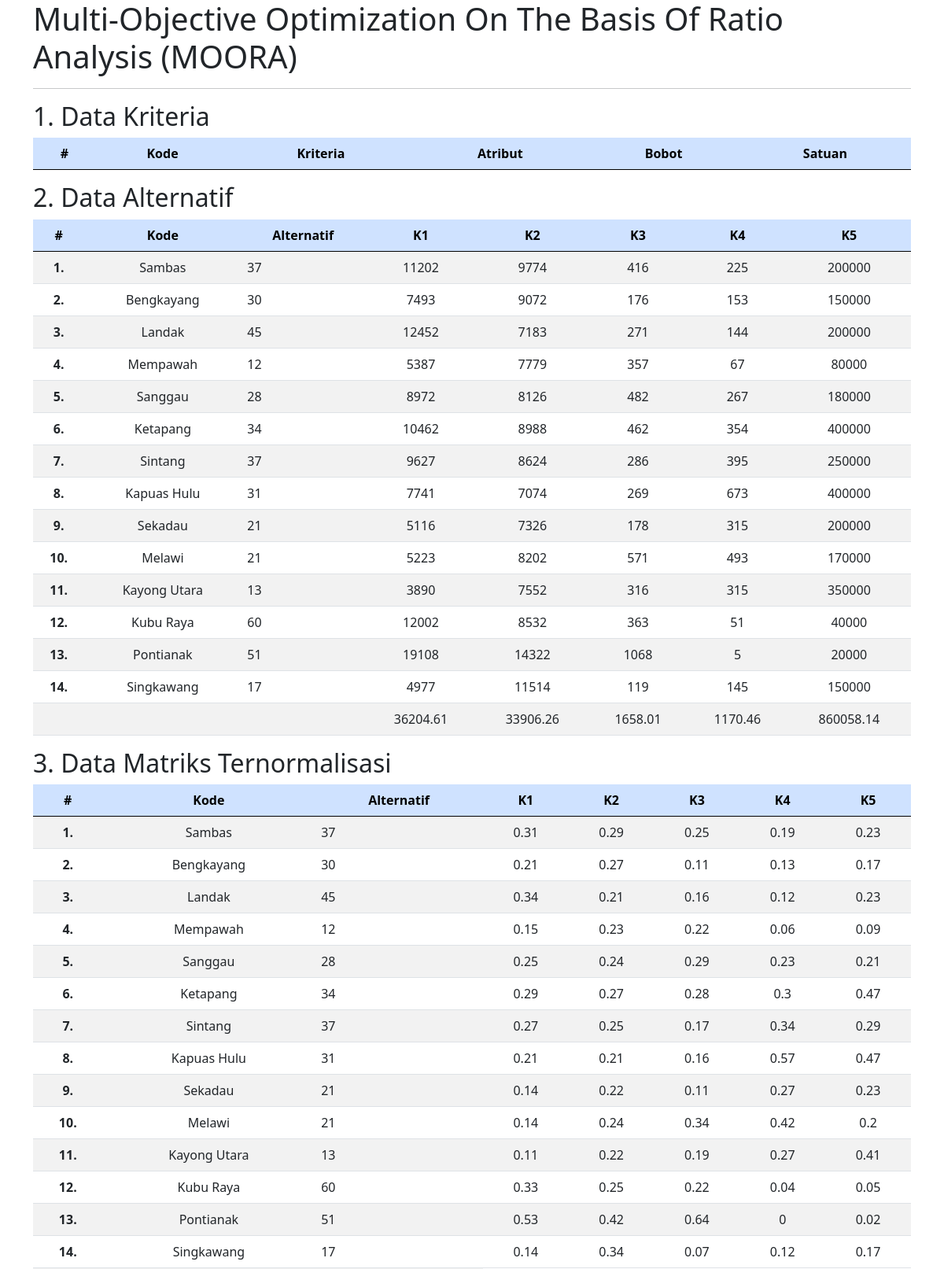
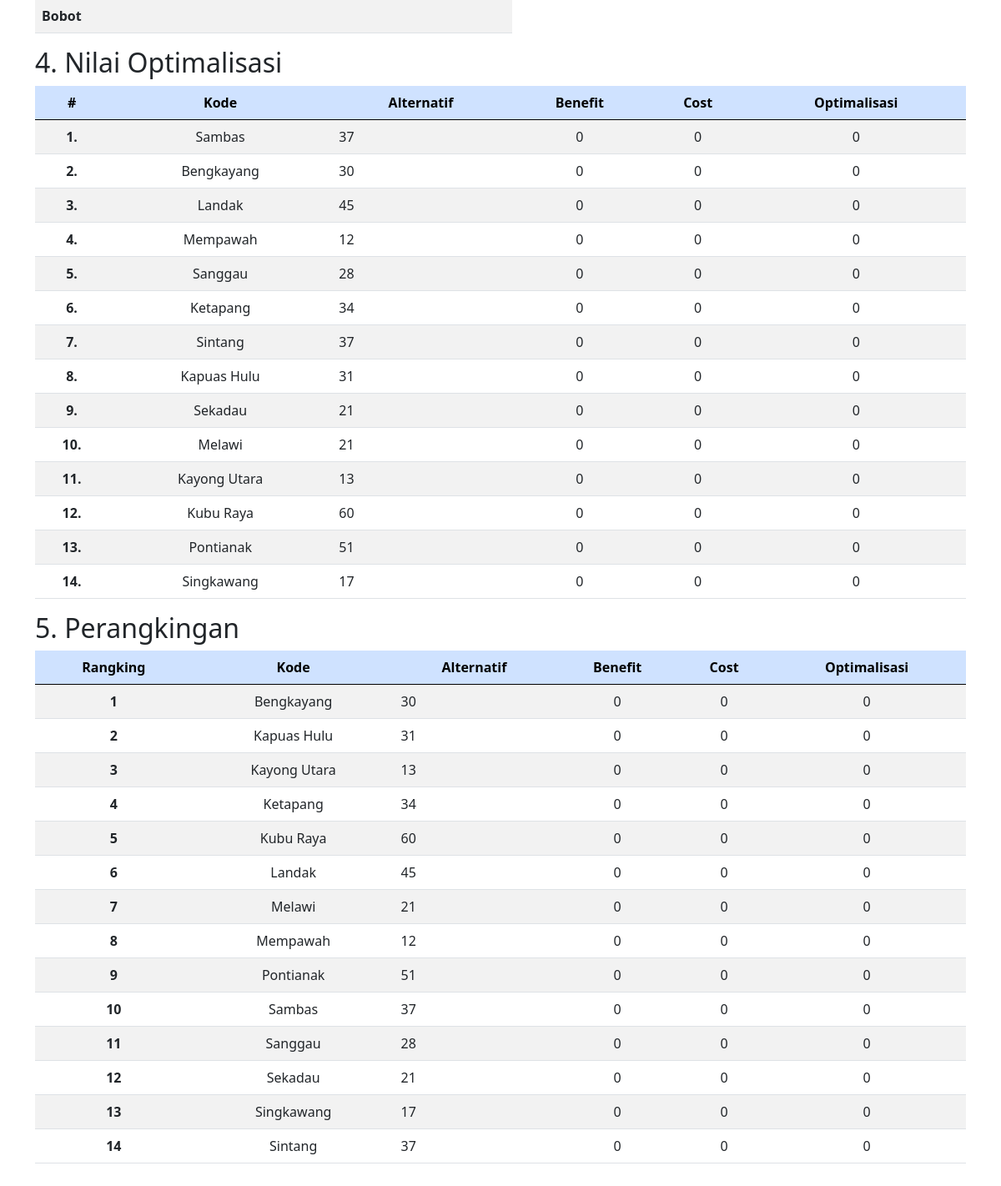
The app's page /6_Moora/index.php with its own data (2 pictures, top to bottom).
### tables this page shows
CREATE TABLE IF NOT EXISTS tb_alternatif (
	id INT(6) AUTO_INCREMENT PRIMARY KEY,
	kode VARCHAR(30),
	alternatif VARCHAR(30),
	k1 INT(6),
	k2 INT(6),
	k3 INT(6),
	k4 INT(6),
	k5 INT(6)
);

### 6_Moora/moora.php (called while the page is built, shortened)
<?php
class moora
{
    public $db;
    public $kriteria = array();
    public $alternatif = array();
    public $akar_sigma = array(0, 0, 0, 0, 0);
    public $matriks_ternormalisasi = array();
    public $nilai_optimalisasi = array();
    public function __construct()
    {
        $this->get_kriteria();
        $this->get_alternatif();
    }
    public function get_koneksi_db()
    {
        $servername = "localhost";
        $username = "root";
        $password = "";
        $database = "db_moora";
        $this->db = mysqli_connect($servername, $username, $password, $database);
    }
    public function get_kriteria()
    {
        $kriteria = $this->db->query('select * from tb_kriteria');
    }
    public function get_alternatif()
    {
        $alternatif = $this->db->query('select * from tb_alternatif');
        while ($row = $alternatif->fetch_assoc()) {
            array_push($this->alternatif, array($row['kode'], $row['alternatif'], $row['k1'], $row['k2'], $row['k3'], $row['k4'], $row['k5']));
        }
    }
    public function get_akar_sigma()
    {
        $jumlah = array_fill(0, count($this->kriteria), 0);
        for ($i = 0; $i < count($this->alternatif); $i++) {
            for ($j = 2; $j < count($this->alternatif[$i]); $j++) {
                $jumlah[$j - 2] += pow($this->alternatif[$i][$j], 2);
            }
        }
        for ($i = 0; $i < count($jumlah); $i++) {
            $this->akar_sigma[$i] = round(sqrt($jumlah[$i]), 2);
        }
    }
    public function get_matriks_ternormalisasi()
    {
        $temp_alternatif = $this->alternatif;
        for ($i = 0; $i < count($this->alternatif); $i++) {
            for ($j = 2; $j < count($this->alternatif[$i]); $j++) {
                $temp_alternatif[$i][$j] = round($temp_alternatif[$i][$j] / $this->akar_sigma[$j - 2], 2);
            }
            array_push($this->matriks_ternormalisasi, $temp_alternatif[$i]);
        }
    }
    public function get_nilai_optimalisasi()
    {
        $temp_matriks = $this->matriks_ternormalisasi;
        for ($i = 0; $i < count($temp_matriks); $i++) {
            $benefit = 0;
            $cost = 0;
            for ($j = 2; $j < count($temp_matriks[$i]); $j++) {
                $temp_matriks[$i][$j] *= $this->kriteria[$j - 2][3];
                if ($this->kriteria[$j - 2][2] == 'benefit') {
                    $benefit += round($temp_matriks[$i][$j], 2);
                } else {
                    $cost += round($temp_matriks[$i][$j], 2);
                }
            }
            $optimalisasi = $benefit - $cost;
            array_push($this->nilai_optimalisasi, array($temp_matriks[$i][0], $temp_matriks[$i][1], $benefit, $cost, $optimalisasi));
        }
    }
    public function get_perangkingan()
    {
        $this->perangkingan = $this->nilai_optimalisasi;
    }
}

### 6_Moora/index.php (the view, shortened to what this page needs)
<?php
require_once "moora.php";
$moora = new moora();
?>
<!doctype html>
<html lang="en">
<head>
    <link href="https://cdn.jsdelivr.net/npm/bootstrap@5.0.2/dist/css/bootstrap.min.css" rel="stylesheet">
</head>
<body>
    <div class="container">
        <h1>Multi-Objective Optimization On The Basis Of Ratio Analysis (MOORA)</h1>
        <hr>
        <h2>1. Data Kriteria</h2>
        <table class="table table-striped">
            <thead class="table-primary">
                <tr>
                    <th class="text-center">#</th>
                    <th class="text-center">Kode</th>
                    <th class="text-center">Kriteria</th>
                    <th class="text-center">Atribut</th>
                    <th class="text-center">Bobot</th>
                    <th class="text-center">Satuan</th>
                </tr>
            </thead>
        </table>
        <h2>2. Data Alternatif</h2>
        <table class="table table-striped">
            <thead class="table-primary">
                <tr>
                    <th class="text-center">#</th>
                    <th class="text-center">Kode</th>
                    <th class="text-center">Alternatif</th>
                    <th class="text-center">K1</th>
                    <th class="text-center">K2</th>
                    <th class="text-center">K3</th>
                    <th class="text-center">K4</th>
                    <th class="text-center">K5</th>
                </tr>
            </thead>
            <tbody>
                <?php
                $no = 1;
                $as = $moora->akar_sigma;
                foreach ($moora->alternatif as $a) {
                ?>
                    <tr>
                        <th class="text-center"><?= $no++ ?>.</th>
                        <td class="text-center"><?= $a[0] ?></td>
                        <td class="text-left"><?= $a[1] ?></td>
                        <td class="text-center"><?= $a[2] ?></td>
                        <td class="text-center"><?= $a[3] ?></td>
                        <td class="text-center"><?= $a[4] ?></td>
                        <td class="text-center"><?= $a[5] ?></td>
                        <td class="text-center"><?= $a[6] ?></td>
                    </tr>
                <?php
                }
                ?>
                <tr>
                    <th class="text-center"></th>
                    <td class="text-center"></td>
                    <td class="text-center"></td>
                    <td class="text-center"><?= $moora->akar_sigma[0] ?></td>
                    <td class="text-center"><?= $as[1] ?></td>
                    <td class="text-center"><?= $as[2] ?></td>
                    <td class="text-center"><?= $as[3] ?></td>
                    <td class="text-center"><?= $as[4] ?></td>
                </tr>
            </tbody>
        </table>
        <h2>3. Data Matriks Ternormalisasi</h2>
        <table class="table table-striped">
            <thead class="table-primary">
                <tr>
                    <th class="text-center">#</th>
                    <th class="text-center">Kode</th>
                    <th class="text-center">Alternatif</th>
                    <th class="text-center">K1</th>
                    <th class="text-center">K2</th>
                    <th class="text-center">K3</th>
                    <th class="text-center">K4</th>
                    <th class="text-center">K5</th>
                </tr>
            </thead>
            <tbody>
                <?php
                $no = 1;
                foreach ($moora->matriks_ternormalisasi as $mt) {
                ?>
                    <tr>
                        <th class="text-center"><?= $no++ ?>.</th>
                        <td class="text-center"><?= $mt[0] ?></td>
                        <td class="text-left"><?= $mt[1] ?></td>
                        <td class="text-center"><?= $mt[2] ?></td>
                        <td class="text-center"><?= $mt[3] ?></td>
                        <td class="text-center"><?= $mt[4] ?></td>
                        <td class="text-center"><?= $mt[5] ?></td>
                        <td class="text-center"><?= $mt[6] ?></td>
                    </tr>
                <?php
                }
                ?>
                <tr>
                    <th colspan="3">Bobot</th>
                </tr>
            </tbody>
        </table>
        <h2>4. Nilai Optimalisasi</h2>
        <table class="table table-striped">
            <thead class="table-primary">
                <tr>
                    <th class="text-center">#</th>
                    <th class="text-center">Kode</th>
                    <th class="text-center">Alternatif</th>
                    <th class="text-center">Benefit</th>
                    <th class="text-center">Cost</th>
                    <th class="text-center">Optimalisasi</th>
                </tr>
            </thead>
            <tbody>
                <?php
                $no = 1;
                foreach ($moora->nilai_optimalisasi as $np) {
                ?>
                    <tr>
                        <th class="text-center"><?= $no++ ?>.</th>
                        <td class="text-center"><?= $np[0] ?></td>
                        <td class="text-left"><?= $np[1] ?></td>
                        <td class="text-center"><?= $np[2] ?></td>
                        <td class="text-center"><?= $np[3] ?></td>
                        <td class="text-center"><?= $np[4] ?></td>
                    </tr>
                <?php
                }
                ?>
            </tbody>
        </table>
        <h2>5. Perangkingan</h2>
        <table class="table table-striped">
            <thead class="table-primary">
                <tr>
                    <th class="text-center">Rangking</th>
                    <th class="text-center">Kode</th>
                    <th class="text-center">Alternatif</th>
                    <th class="text-center">Benefit</th>
                    <th class="text-center">Cost</th>
                    <th class="text-center">Optimalisasi</th>
                </tr>
            </thead>
            <tbody>
                <?php
                $no = 1;
                foreach ($moora->perangkingan as $per) {
                ?>
                    <tr>
                        <th class="text-center"><?= $no++ ?></th>
                        <td class="text-center"><?= $per[0] ?></td>
                        <td class="text-left"><?= $per[1] ?></td>
                        <td class="text-center"><?= $per[2] ?></td>
                        <td class="text-center"><?= $per[3] ?></td>
                        <td class="text-center"><?= $per[4] ?></td>
                    </tr>
                <?php
                }
                ?>
            </tbody>
        </table>
        <br><br>
    </div>
</body>
</html>

### records on screen
tb_alternatif: kode "Sambas", alternatif "37", k1 "11202", k2 "9774", k3 "416", k4 "225", k5 "200000", np "0", per "0"
tb_alternatif: kode "Bengkayang", alternatif "30", k1 "7493", k2 "9072", k3 "176", k4 "153", k5 "150000", np "0", per "0"
tb_alternatif: kode "Landak", alternatif "45", k1 "12452", k2 "7183", k3 "271", k4 "144", k5 "200000", np "0", per "0"
tb_alternatif: kode "Mempawah", alternatif "12", k1 "5387", k2 "7779", k3 "357", k4 "67", k5 "80000", np "0", per "0"
tb_alternatif: kode "Sanggau", alternatif "28", k1 "8972", k2 "8126", k3 "482", k4 "267", k5 "180000", np "0", per "0"
tb_alternatif: kode "Ketapang", alternatif "34", k1 "10462", k2 "8988", k3 "462", k4 "354", k5 "400000", np "0", per "0"
tb_alternatif: kode "Sintang", alternatif "37", k1 "9627", k2 "8624", k3 "286", k4 "395", k5 "250000", np "0", per "0"
tb_alternatif: kode "Kapuas Hulu", alternatif "31", k1 "7741", k2 "7074", k3 "269", k4 "673", k5 "400000", np "0", per "0"
tb_alternatif: kode "Sekadau", alternatif "21", k1 "5116", k2 "7326", k3 "178", k4 "315", k5 "200000", np "0", per "0"
tb_alternatif: kode "Melawi", alternatif "21", k1 "5223", k2 "8202", k3 "571", k4 "493", k5 "170000", np "0", per "0"
tb_alternatif: kode "Kayong Utara", alternatif "13", k1 "3890", k2 "7552", k3 "316", k4 "315", k5 "350000", np "0", per "0"
tb_alternatif: kode "Kubu Raya", alternatif "60", k1 "12002", k2 "8532", k3 "363", k4 "51", k5 "40000", np "0", per "0"
tb_alternatif: kode "Pontianak", alternatif "51", k1 "19108", k2 "14322", k3 "1068", k4 "5", k5 "20000", np "0", per "0"
tb_alternatif: kode "Singkawang", alternatif "17", k1 "4977", k2 "11514", k3 "119", k4 "145", k5 "150000", np "0", per "0"

### other values on screen
$moora->akar_sigma[0] "36204.61"
$as[1] "33906.26"
$as[2] "1658.01"
$as[3] "1170.46"
$as[4] "860058.14"
$mt[0] "Sambas"
$mt[1] "37"
$mt[2] "0.31"
$mt[3] "0.29"
$mt[4] "0.25"
$mt[5] "0.19"
$mt[6] "0.23"
$mt[0] "Bengkayang"
$mt[1] "30"
$mt[2] "0.21"
